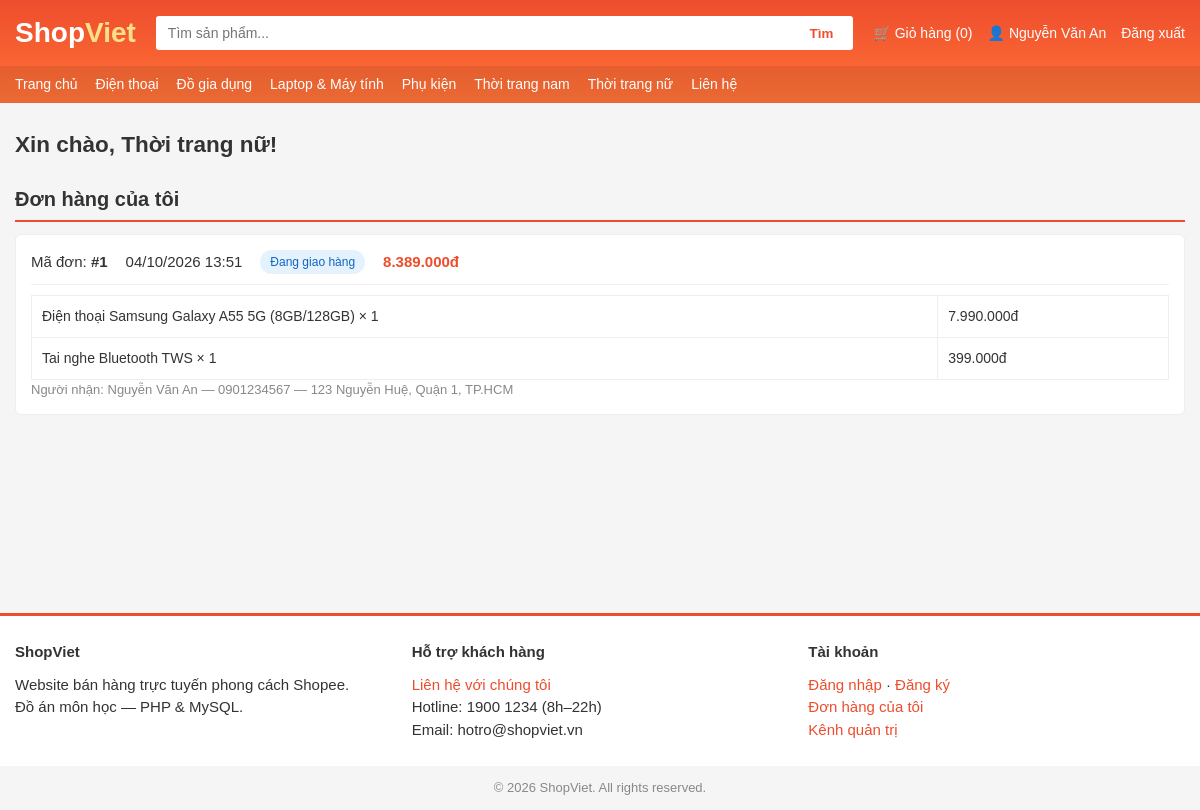
/account.php (signed in), run on the app's committed database.
### tables this page shows
CREATE TABLE orders (
  id INT AUTO_INCREMENT PRIMARY KEY,
  customer_id INT NULL,
  customer_name VARCHAR(100) NOT NULL,
  customer_phone VARCHAR(20) NOT NULL,
  customer_address VARCHAR(255) NOT NULL,
  note TEXT NULL,
  total DECIMAL(12,0) NOT NULL DEFAULT 0,
  status ENUM('moi','dang_giao','hoan_thanh','da_huy') NOT NULL DEFAULT 'moi',
  created_at TIMESTAMP DEFAULT CURRENT_TIMESTAMP,
  FOREIGN KEY (customer_id) REFERENCES customers(id) ON DELETE SET NULL
);

CREATE TABLE categories (
  id INT AUTO_INCREMENT PRIMARY KEY,
  name VARCHAR(100) NOT NULL,
  description TEXT NULL,
  created_at TIMESTAMP DEFAULT CURRENT_TIMESTAMP
);

CREATE TABLE order_items (
  id INT AUTO_INCREMENT PRIMARY KEY,
  order_id INT NOT NULL,
  product_id INT NULL,
  product_name VARCHAR(200) NOT NULL,
  price DECIMAL(12,0) NOT NULL,
  quantity INT NOT NULL DEFAULT 1,
  FOREIGN KEY (order_id) REFERENCES orders(id) ON DELETE CASCADE,
  FOREIGN KEY (product_id) REFERENCES products(id) ON DELETE SET NULL
);

### config.php (called while the page is built, shortened)
<?php
function format_price($number) {
    return number_format((float)$number, 0, ',', '.') . 'đ';
}
function esc($str) {
    return htmlspecialchars((string)($str ?? ''), ENT_QUOTES, 'UTF-8');
}
function cart_count() {
    $count = 0;
    return $count;
}
function current_customer() {
    return $_SESSION['customer'] ?? null;
}
function db_all($conn, $sql, $types = '', $params = []) {
    $stmt = $conn->prepare($sql);
    if ($types && $params) {
        $stmt->bind_param($types, ...$params);
    }
    $stmt->execute();
    $rows = $stmt->get_result()->fetch_all(MYSQLI_ASSOC);
    return $rows;
}
function order_status_label($status) {
    $map = [
        'moi'        => 'Chờ xác nhận',
        'dang_giao'  => 'Đang giao hàng',
        'hoan_thanh' => 'Hoàn thành',
        'da_huy'     => 'Đã hủy',
    ];
    return $map[$status] ?? $status;
}

### account.php (the view, shortened to what this page needs)
<?php
require_once 'config.php';
$c = current_customer();
$orders = db_all($conn, 'SELECT * FROM orders WHERE customer_id = ? ORDER BY id DESC', 'i', [(int)$c['id']]);
include 'includes/header.php';
?>
<h2 class="page-head">Xin chào, <?= esc($c['name']) ?>!</h2>
<h3 class="section-title">Đơn hàng của tôi</h3>
<?php if (!$orders): ?>
  <p class="empty">Bạn chưa có đơn hàng nào. <a href="index.php">Mua sắm ngay</a></p>
<?php else: ?>
  <?php foreach ($orders as $o): ?>
  <div class="order-card">
    <div class="order-head">
      <span>Mã đơn: <b>#<?= (int)$o['id'] ?></b></span>
      <span><?= date('d/m/Y H:i', strtotime($o['created_at'])) ?></span>
      <span class="status status-<?= esc($o['status']) ?>"><?= esc(order_status_label($o['status'])) ?></span>
      <span class="price"><b><?= format_price($o['total']) ?></b></span>
    </div>
    <table class="table">
      <?php $items = db_all($conn, 'SELECT * FROM order_items WHERE order_id = ?', 'i', [(int)$o['id']]); ?>
      <?php foreach ($items as $it): ?>
      <tr>
        <td><?= esc($it['product_name']) ?> &times; <?= (int)$it['quantity'] ?></td>
        <td class="text-right"><?= format_price($it['price'] * $it['quantity']) ?></td>
      </tr>
      <?php endforeach; ?>
    </table>
    <p class="muted">Người nhận: <?= esc($o['customer_name']) ?> — <?= esc($o['customer_phone']) ?> — <?= esc($o['customer_address']) ?></p>
  </div>
  <?php endforeach; ?>
<?php endif; ?>
<?php include 'includes/footer.php'; ?>

### includes/header.php (shortened to what this page needs)
<?php
$categories_nav = db_all($conn, 'SELECT id, name FROM categories ORDER BY name');
?>
<!DOCTYPE html>
<html lang="vi">
<head>
<link rel="stylesheet" href="assets/css/style.css">
</head>
<body>
<header class="topbar">
  <div class="container topbar-inner">
    <a href="index.php" class="logo">Shop<span>Viet</span></a>
    <form class="search" action="search.php" method="get">
      <input type="text" name="q" placeholder="Tìm sản phẩm..." value="<?= esc($_GET['q'] ?? '') ?>">
      <button type="submit">Tìm</button>
    </form>
    <nav class="topnav">
      <a href="cart.php" class="cart-link">&#128722; Giỏ hàng (<?= cart_count() ?>)</a>
      <?php if (current_customer()): ?>
        <a href="account.php">&#128100; <?= esc(current_customer()['name']) ?></a>
        <a href="logout.php">Đăng xuất</a>
      <?php else: ?>
        <a href="register.php">Đăng ký</a>
        <a href="login.php">Đăng nhập</a>
      <?php endif; ?>
    </nav>
  </div>
  <div class="catbar">
    <div class="container">
      <a href="index.php">Trang chủ</a>
      <?php foreach ($categories_nav as $c): ?>
        <a href="category.php?id=<?= (int)$c['id'] ?>"><?= esc($c['name']) ?></a>
      <?php endforeach; ?>
      <a href="contact.php">Liên hệ</a>
    </div>
  </div>
</header>
<main class="container">

### assets/css/style.css (style rules this page uses)
* { box-sizing: border-box; margin: 0; padding: 0; }
body { font-family: Arial, Helvetica, sans-serif; background: #f5f5f5; color: #333; font-size: 15px; line-height: 1.5; }
a { color: #ee4d2d; text-decoration: none; }
.container { max-width: 1200px; margin: 0 auto; padding: 0 15px; }
.muted { color: #888; font-size: 13px; }
.text-right { text-align: right; }
.topbar { background: linear-gradient(#ee4d2d, #ff7337); color: #fff; }
.topbar-inner { display: flex; align-items: center; gap: 20px; padding: 12px 15px; flex-wrap: wrap; }
.logo { font-size: 28px; font-weight: bold; color: #fff; }
.logo span { color: #ffe08a; }
.search { flex: 1; display: flex; min-width: 200px; }
.search input { flex: 1; padding: 9px 12px; border: none; border-radius: 3px 0 0 3px; font-size: 14px; }
.search button { padding: 9px 20px; border: none; background: #fff; color: #ee4d2d; font-weight: bold; border-radius: 0 3px 3px 0; cursor: pointer; }
.topnav { display: flex; gap: 15px; align-items: center; }
.topnav a { color: #fff; font-size: 14px; }
.catbar { background: rgba(0,0,0,.08); }
.catbar .container { display: flex; gap: 18px; padding: 8px 15px; flex-wrap: wrap; }
.catbar a { color: #fff; font-size: 14px; }
main.container { padding-top: 15px; padding-bottom: 30px; min-height: 60vh; }
.section-title { font-size: 20px; margin: 22px 0 12px; padding-bottom: 6px; border-bottom: 2px solid #ee4d2d; }
.price { color: #ee4d2d; font-weight: bold; }
.table { width: 100%; border-collapse: collapse; background: #fff; font-size: 14px; }
.table th, .table td { border: 1px solid #eee; padding: 10px; text-align: left; vertical-align: middle; }
.page-head { margin: 10px 0 15px; }
.order-card { background: #fff; border: 1px solid #eee; border-radius: 6px; margin-bottom: 15px; padding: 15px; }
.order-head { display: flex; gap: 18px; align-items: center; flex-wrap: wrap; margin-bottom: 10px; padding-bottom: 10px; border-bottom: 1px solid #f0f0f0; }
.status { padding: 3px 10px; border-radius: 12px; font-size: 12px; }
.status-dang_giao { background: #e3f2fd; color: #1565c0; }

### data on the page
orders: customer_name "Nguyễn Văn An", id "1", created_at "04/10/2026 13:51", status "Đang giao hàng", total "8.389.000đ", customer_phone "0901234567", customer_address "123 Nguyễn Huệ, Quận 1, TP.HCM"
categories: name "Điện thoại"
categories: name "Đồ gia dụng"
categories: name "Laptop & Máy tính"
categories: name "Phụ kiện"
categories: name "Thời trang nam"
categories: name "Thời trang nữ"
order_items: product_name "Điện thoại Samsung Galaxy A55 5G (8GB/128GB)", quantity "1", format_price($it['price'] * $it['quantity']) "7.990.000đ"
order_items: product_name "Tai nghe Bluetooth TWS", quantity "1", format_price($it['price'] * $it['quantity']) "399.000đ"

### other printed values
cart_count() "0"
